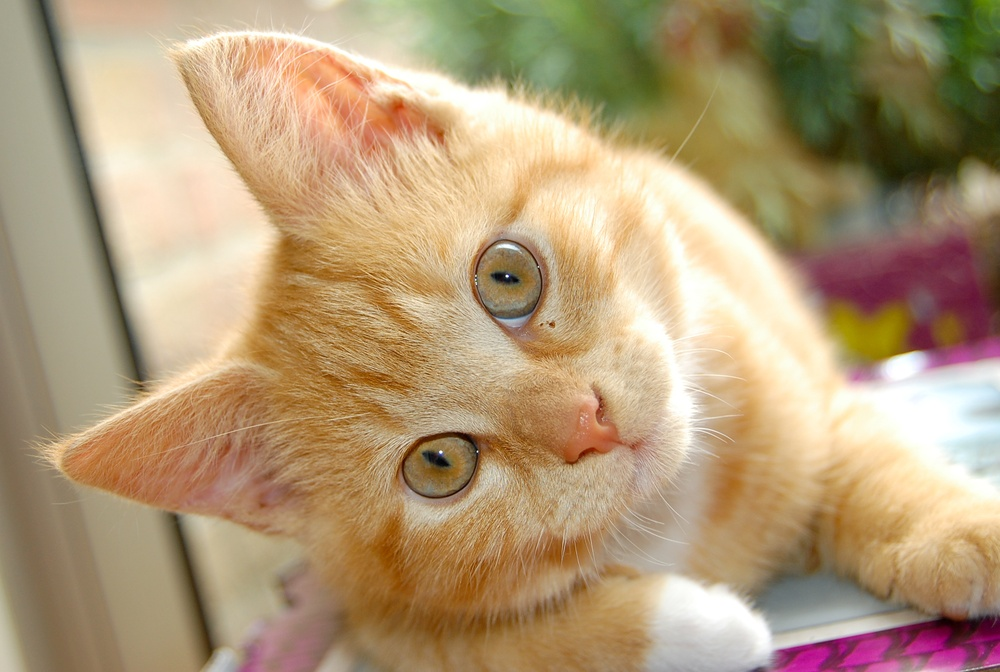
#> input picture cat.jpg, 1000 x 672 px, shrunk from 2673 x 1797 before the run
$ python canny.py --image ../cat.jpg
#> lines starting #> are read from the running program, lines starting #| are printed output that depends on the picture
# -*- coding: utf-8 -*-
# @Author:   MR_Radish
# @Date:     2018-08-06 15:35:36
# @E-mail:   ty_2016@foxmail.com
# @FileName: canny.py
# @TODO: 使用canny来计算边缘
# 上面的结果存在问题：the edges are very “noisy”.
# They are not clean and crisp. 在这里将用canny来解决这些问题.

# 步骤:
# 1.blur the image to remove noise
# 2.compute Sobel gradient image in the x and y direction
# 3.suppress edges
# 4.hysteresis thresholding stage that determine
# if a pixel is "edge-like" or not

import numpy as np
import argparse
import cv2

ap = argparse.ArgumentParser()
ap.add_argument("-i", "--image", required=True, help="Path to the image")
args = vars(ap.parse_args())

image = cv2.imread(args["image"])
#> image is the input picture: shape (672, 1000, 3); mean B, G, R 119.2, 153.6, 177.2
image = cv2.cvtColor(image, cv2.COLOR_BGR2GRAY)
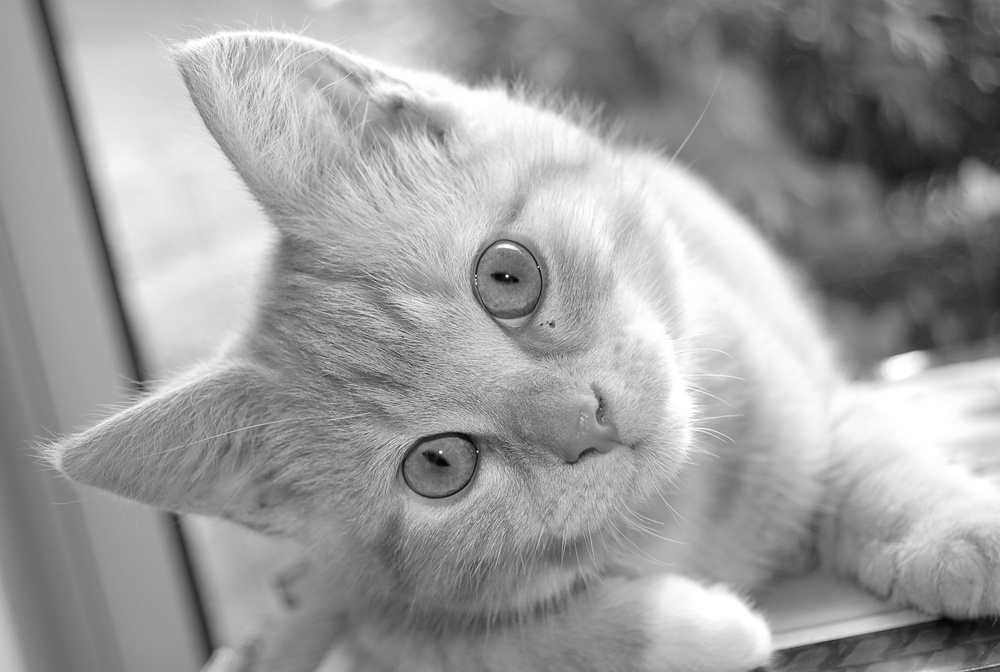
#> image: shape (672, 1000); min 2, max 255, mean 156.8
cv2.imshow("Original", image)
# remove “noisy” edges
image = cv2.GaussianBlur(image, (5, 5), 0)
cv2.imshow("Blurred", image)

# 30: threshold1
# 150: threshold2
# 任何大于threshold2的像素会被认为是边缘
# 任何小于threshold1的像素不会被认为是边缘
# 在threshold1和threshold2之间的像素按照他们联系强度来判断是否为边缘
# Values in between threshold1
# and threshold2 are either classified as edges or non-edges
# based on how their intensities are “connected”.
canny = cv2.Canny(image, 30, 150)
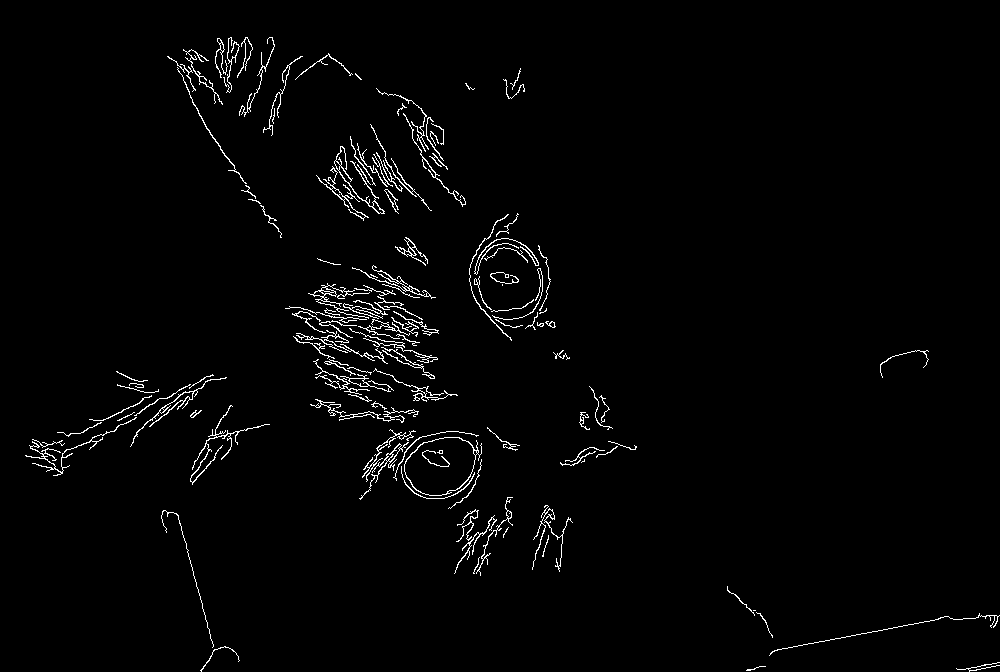
#> canny: shape (672, 1000); 1.9% white in thin lines or dots
cv2.imshow("Canny", canny)
cv2.waitKey(0)
